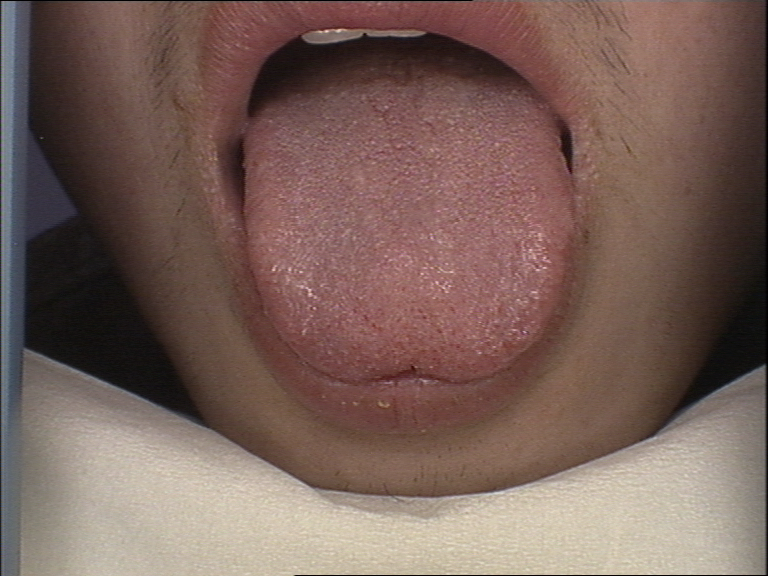
#> input picture data/dataset/102.bmp, 768 x 576 px
$ python -i image_analyzer.py   (imports and definitions only)
#> lines starting #> are read from the running program, lines starting #| are printed output that depends on the picture
import requests
import os
import cv2
import numpy as np
from collections import Counter

def analyze_tongue_image_local(segmented_image_path, original_image_path=None):
    """
    Local image analysis based on color, texture, and visual features.
    Provides health insights without requiring external API.
    """
#> called with segmented_image_path = '../data/dataset/102.bmp'
    img = cv2.imread(segmented_image_path)
#> img is the input picture: shape (576, 768, 3); mean B, G, R 89.8, 97.4, 121.4
    if img is None:
        return "Error: Could not read segmented image."

    # Convert to different color spaces for analysis
    img_rgb = cv2.cvtColor(img, cv2.COLOR_BGR2RGB)
    img_hsv = cv2.cvtColor(img, cv2.COLOR_BGR2HSV)
#> img_hsv: shape (576, 768, 3); mean H, S, V 29.8, 74.1, 122
    img_gray = cv2.cvtColor(img, cv2.COLOR_BGR2GRAY)
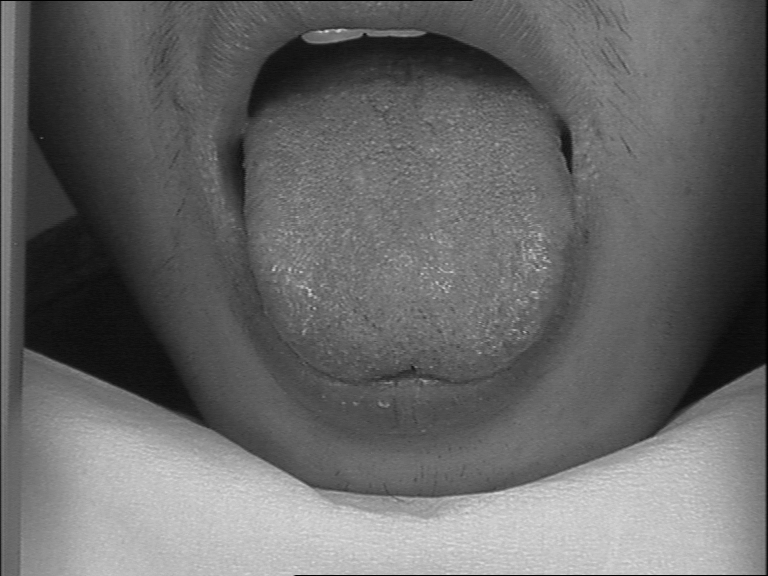
#> img_gray: shape (576, 768); min 0, max 223, mean 103.6

    # Create mask of non-black pixels (actual tongue area)
    # Use a very low threshold to catch any visible pixels
    mask = cv2.inRange(img_gray, 5, 255)
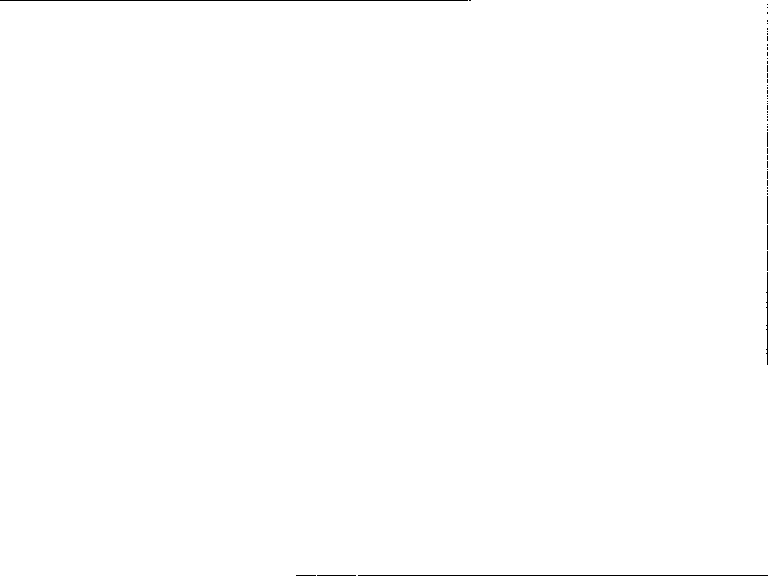
#> mask: shape (576, 768); 99.7% white; black in thin lines or dots
    tongue_pixels = img_rgb[mask > 0]

    # If segmented image has no visible tongue area, try using original image
    if len(tongue_pixels) < 100:  # Less than 100 pixels detected
        if original_image_path and os.path.exists(original_image_path):
            print("Segmented image has minimal content, analyzing original image instead...")
            img = cv2.imread(original_image_path)
            if img is not None:
                img_rgb = cv2.cvtColor(img, cv2.COLOR_BGR2RGB)
                img_hsv = cv2.cvtColor(img, cv2.COLOR_BGR2HSV)
                img_gray = cv2.cvtColor(img, cv2.COLOR_BGR2GRAY)
                # Use entire image for analysis
                mask = np.ones(img_gray.shape, dtype=np.uint8) * 255
                tongue_pixels = img_rgb.reshape(-1, 3)
        else:
            # If still no pixels, analyze the entire segmented image anyway
            print("Warning: Using entire image for analysis as segmentation may not be accurate")
            mask = np.ones(img_gray.shape, dtype=np.uint8) * 255
            tongue_pixels = img_rgb.reshape(-1, 3)

    if len(tongue_pixels) == 0:
        return "Error: Could not analyze image. Please ensure the image contains a visible tongue."

    # Analyze color characteristics with more detailed metrics
    avg_color = np.mean(tongue_pixels, axis=0)
#> avg_color = [121.7, 97.63, 90.06]
    r, g, b = avg_color
#> r = 121.7; g = 97.63; b = 90.06

    # Calculate color ratios for better analysis
    total_intensity = r + g + b
#> total_intensity = 309.4
    r_ratio = r / total_intensity if total_intensity > 0 else 0
#> r_ratio = 0.393
    g_ratio = g / total_intensity if total_intensity > 0 else 0
#> g_ratio = 0.316
    b_ratio = b / total_intensity if total_intensity > 0 else 0
#> b_ratio = 0.291

    # Analyze coating (white/yellow areas) with better detection
    hsv_pixels = img_hsv[mask > 0]
    saturation = np.mean(hsv_pixels[:, 1])
#> saturation = 73.72
    value = np.mean(hsv_pixels[:, 2])
#> value = 122.4
    hue = np.mean(hsv_pixels[:, 0])
#> hue = 29.76

    # Better white coating detection - check for light colors
    white_coating = np.sum((tongue_pixels[:, 0] > 180) & (tongue_pixels[:, 1] > 180) & (tongue_pixels[:, 2] > 180))
#> white_coating = 11389
    coating_percentage = (white_coating / len(tongue_pixels)) * 100
#> coating_percentage = 2.58

    # Better yellow coating detection - check HSV hue range for yellow (20-30)
    yellow_mask = (hsv_pixels[:, 0] >= 15) & (hsv_pixels[:, 0] <= 35) & (hsv_pixels[:, 1] > 50)
    yellow_coating = np.sum(yellow_mask)
#> yellow_coating = 4960
    yellow_percentage = (yellow_coating / len(tongue_pixels)) * 100
#> yellow_percentage = 1.12

    # Detect redness (inflammation indicators) - more nuanced
    redness = np.mean(tongue_pixels[:, 0])
#> redness = 121.7
    redness_std = np.std(tongue_pixels[:, 0])
#> redness_std = 49.09

    # Detect dryness (texture analysis using variance and other metrics)
    gray_tongue = img_gray[mask > 0]
    texture_variance = np.var(gray_tongue)
#> texture_variance = 2302.9
    texture_mean = np.mean(gray_tongue)
#> texture_mean = 103.9

    # Detect cracks (edge detection with adaptive thresholds)
    # Use adaptive thresholding for better edge detection
    adaptive_thresh = cv2.adaptiveThreshold(img_gray, 255, cv2.ADAPTIVE_THRESH_GAUSSIAN_C, cv2.THRESH_BINARY_INV, 11, 2)
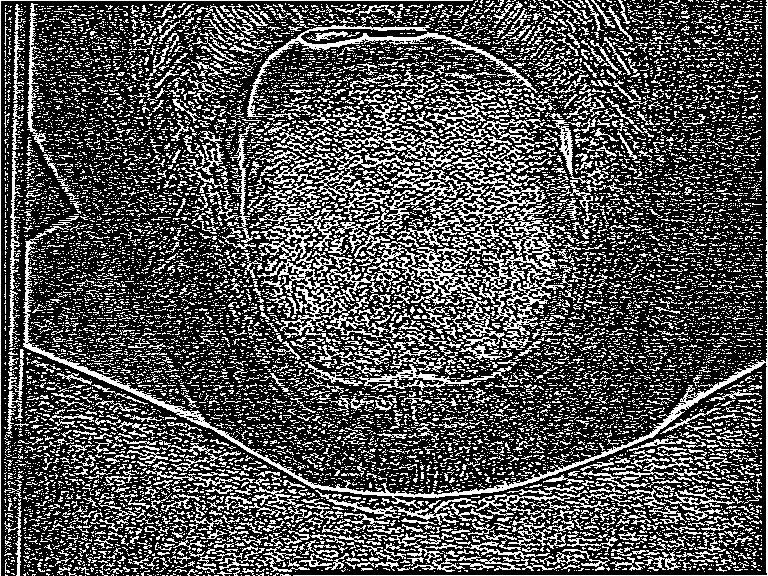
#> adaptive_thresh: shape (576, 768); 31.8% white in thin lines or dots
    edges = cv2.Canny(img_gray, 30, 100)
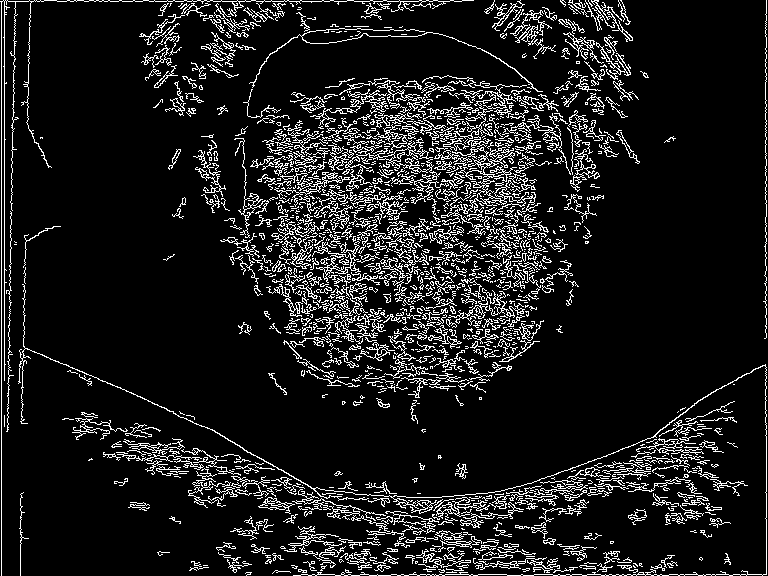
#> edges: shape (576, 768); 10.9% white in thin lines or dots
    edge_density = np.sum(edges > 0) / (img_gray.shape[0] * img_gray.shape[1])
#> edge_density = 0.109

    # Detect patches/spots (areas of different color)
    color_variance = np.var(tongue_pixels, axis=0)
#> color_variance = [2410.2, 2394.9, 2022.3]
    color_variance_total = np.sum(color_variance)
#> color_variance_total = 6827.4

    # Build analysis report with more nuanced conditions
    findings = []
    conditions = []
    recommendations = []

    # Enhanced Color analysis with more ranges
    if r > 200 and r_ratio > 0.45 and g < 140:
        findings.append("• Bright red/strawberry tongue color detected")
        conditions.append("Possible fever, inflammation, or infection")
        recommendations.append("Monitor body temperature, rest, and consider consulting a doctor if fever persists")
    elif r > 170 and r_ratio > 0.40:
        findings.append("• Reddish tongue color detected")
        conditions.append("Possible mild inflammation or increased body heat")
        recommendations.append("Stay hydrated, rest adequately, and monitor symptoms")
    elif r < 90 and g < 90 and b < 90:
        findings.append("• Very pale tongue color detected")
        conditions.append("Possible anemia, low energy, or circulation issues")
        recommendations.append("Consider checking iron levels, maintain balanced nutrition, and consult healthcare provider")
    elif r < 120 and g < 120:
        findings.append("• Pale tongue color detected")
        conditions.append("Possible mild anemia or low energy")
        recommendations.append("Ensure adequate iron intake and maintain balanced diet")
    elif r > 140 and r < 170 and g > 100 and g < 140:
        findings.append("• Normal pinkish-red tongue color")
        findings.append("• Healthy tongue coloration observed")
    else:
        findings.append(f"• Tongue color analysis: RGB({int(r)}, {int(g)}, {int(b)})")
        if r_ratio > 0.38:
            findings.append("• Slightly elevated red tone")

    # Enhanced Coating analysis
    if coating_percentage > 40:
        findings.append(f"• Heavy white coating detected ({coating_percentage:.1f}% coverage)")
        conditions.append("Possible digestive issues, oral thrush, or yeast infection")
        recommendations.append("Maintain strict oral hygiene, consider antifungal treatment, and review diet")
    elif coating_percentage > 25:
        findings.append(f"• Moderate white coating detected ({coating_percentage:.1f}% coverage)")
        conditions.append("Possible digestive concerns or mild oral issues")
        recommendations.append("Improve oral hygiene routine and consider dietary adjustments")
    elif coating_percentage > 12:
        findings.append(f"• Light white coating detected ({coating_percentage:.1f}% coverage)")
        conditions.append("Mild digestive concerns")
        recommendations.append("Stay hydrated, maintain good oral hygiene, and eat balanced meals")
    elif coating_percentage > 5:
        findings.append(f"• Minimal white coating ({coating_percentage:.1f}% coverage)")
        findings.append("• Generally healthy tongue appearance")
    else:
        findings.append("• Clean tongue surface with minimal coating")

    # Yellow coating analysis
    if yellow_percentage > 20:
        findings.append(f"• Significant yellow coating detected ({yellow_percentage:.1f}% coverage)")
        conditions.append("Possible heat-related conditions, digestive issues, or liver concerns")
        recommendations.append("Increase water intake, consume cooling foods, and consider liver health")
    elif yellow_percentage > 10:
        findings.append(f"• Light yellow coating detected ({yellow_percentage:.1f}% coverage)")
        conditions.append("Possible mild heat-related conditions")
        recommendations.append("Stay well-hydrated and avoid excessive spicy/heating foods")
    elif yellow_percentage > 3:
        findings.append(f"• Slight yellowish tint ({yellow_percentage:.1f}% coverage)")

    # Enhanced Dryness and Texture analysis
    if texture_variance < 300:
        findings.append("• Very smooth texture detected (severe dryness)")
        conditions.append("Significant dehydration")
        recommendations.append("Immediately increase water intake (10-12 glasses daily) and monitor hydration")
    elif texture_variance < 600:
        findings.append("• Smooth texture detected (moderate dryness)")
        conditions.append("Possible dehydration")
        recommendations.append("Increase daily water intake (aim for 8-10 glasses) and reduce caffeine/alcohol")
    elif texture_variance > 3000:
        findings.append("• Very rough texture detected")
        conditions.append("Possible severe dehydration or nutritional deficiency")
        recommendations.append("Stay well-hydrated, ensure adequate vitamin intake (especially B-complex), and consult healthcare provider")
    elif texture_variance > 1800:
        findings.append("• Rough texture detected")
        conditions.append("Possible dehydration or nutritional deficiency")
        recommendations.append("Increase hydration and ensure adequate vitamin intake")
    elif texture_variance > 800:
        findings.append("• Normal tongue texture")
    else:
        findings.append("• Slightly smooth texture")

    # Enhanced Crack detection
    if edge_density > 0.25:
        findings.append("• Multiple cracks/fissures detected (severe)")
        conditions.append("Possible severe dehydration or significant nutritional deficiency")
        recommendations.append("Increase hydration significantly, consider B-vitamin supplements, and consult healthcare provider")
    elif edge_density > 0.18:
        findings.append("• Visible cracks or fissures detected")
        conditions.append("Possible dehydration or nutritional deficiency")
        recommendations.append("Increase hydration and consider B-vitamin supplements")
    elif edge_density > 0.12:
        findings.append("• Minor surface irregularities detected")
        recommendations.append("Maintain adequate hydration")

    # Enhanced moisture assessment
    if value < 80:
        findings.append("• Very low brightness/moisture detected")
        conditions.append("Severe dehydration")
        recommendations.append("Drink water immediately and throughout the day, avoid dehydrating beverages")
    elif value < 110:
        findings.append("• Low brightness/moisture detected")
        conditions.append("Dehydration")
        recommendations.append("Increase water intake significantly (8-10 glasses daily)")
    elif value > 180:
        findings.append("• Good moisture levels detected")
    elif value > 140:
        findings.append("• Adequate moisture levels")

    # Additional analysis based on saturation
    if saturation < 30:
        findings.append("• Low color saturation (possible coating or dryness)")
    elif saturation > 80:
        findings.append("• High color saturation (vibrant tongue appearance)")

    # Color variance analysis for patches
    if color_variance_total > 5000:
        findings.append("• Uneven coloration detected (possible patches or spots)")
        conditions.append("Possible oral health concerns or localized issues")
        recommendations.append("Monitor for changes and consider dental/medical consultation")

    # Build final report
    report = "VISUAL ANALYSIS FINDINGS:\n\n"
    report += "Tongue Characteristics:\n"
    report += "\n".join(findings)

    if conditions:
        report += "\n\nPOSSIBLE CONDITIONS INDICATED:\n"
        report += "\n".join([f"• {c}" for c in conditions])

    if recommendations:
        report += "\n\nRECOMMENDATIONS:\n"
        report += "\n".join([f"• {r}" for r in recommendations])

    report += "\n\n⚠️ IMPORTANT DISCLAIMER:\n"
    report += "This analysis is based on visual characteristics only and is NOT a medical diagnosis. "
    report += "If you experience persistent symptoms or concerns, please consult with a qualified healthcare professional."

    return report


# [66 lines left out: function analyze_tongue_image, not called in this run]

>>> result = analyze_tongue_image_local('../data/dataset/102.bmp')

$ run again, on data/dataset/104.bmp
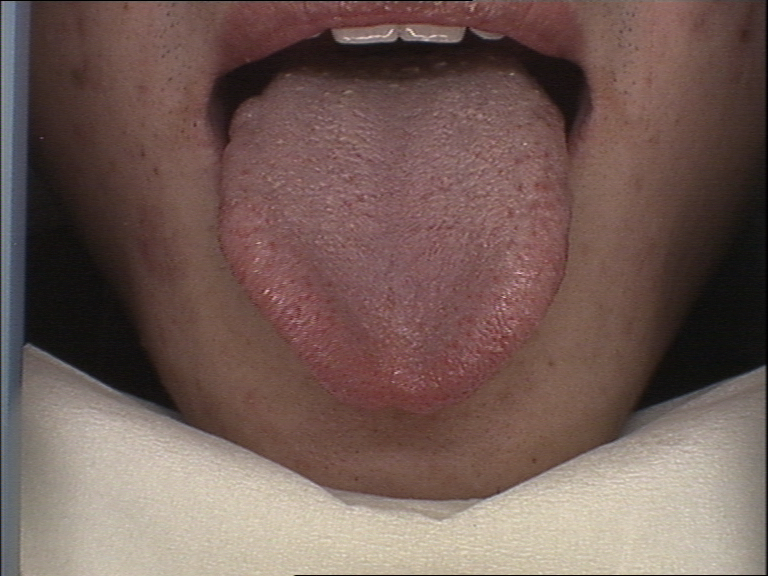
#> input picture data/dataset/104.bmp, 768 x 576 px
#> in analyze_tongue_image_local, img is the input picture: shape (576, 768, 3); mean B, G, R 86.9, 93.2, 115.3
#> img_hsv: shape (576, 768, 3); mean H, S, V 34, 71.3, 115.9
#> mask: shape (576, 768); 99.7% white; black in thin lines or dots
#> avg_color = [115.6, 93.44, 87.13]
#> r = 115.6; g = 93.44; b = 87.13
#> total_intensity = 296.2
#> r_ratio = 0.39
#> g_ratio = 0.315
#> b_ratio = 0.294
#> saturation = 71.01
#> value = 116.2
#> hue = 34
#> white_coating = 13110
#> coating_percentage = 2.97
#> yellow_coating = 5097
#> yellow_percentage = 1.16
#> redness = 115.6
#> redness_std = 50.72
#> texture_variance = 2517.4
#> texture_mean = 99.31
#> in analyze_tongue_image_local, `adaptive_thresh = cv2.adaptiveThreshold(img_gray, 255, cv2.ADAPTIVE_TH..`:
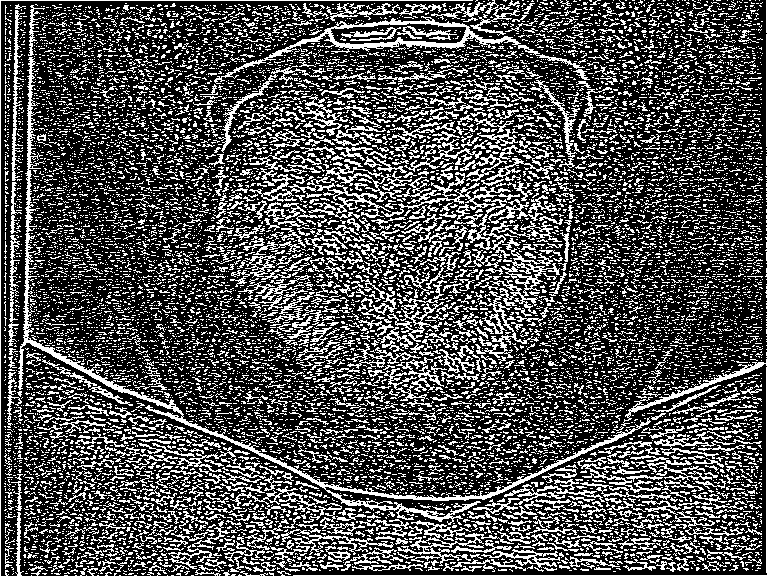
#> adaptive_thresh: shape (576, 768); 30.9% white in thin lines or dots
#> in analyze_tongue_image_local, `edges = cv2.Canny(img_gray, 30, 100)`:
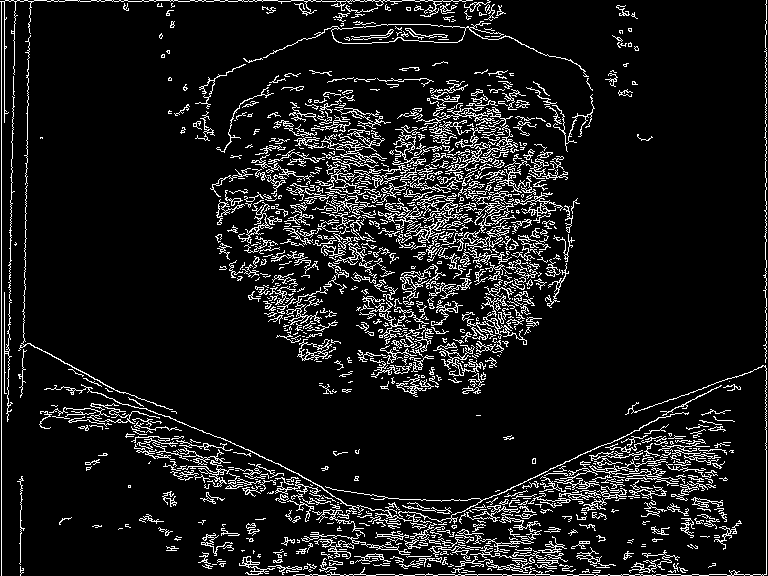
#> edges: shape (576, 768); 9.9% white in thin lines or dots
#> edge_density = 0.0989
#> color_variance = [2572.1, 2625.6, 2207.3]
#> color_variance_total = 7405

$ run again, on data/dataset/105.bmp
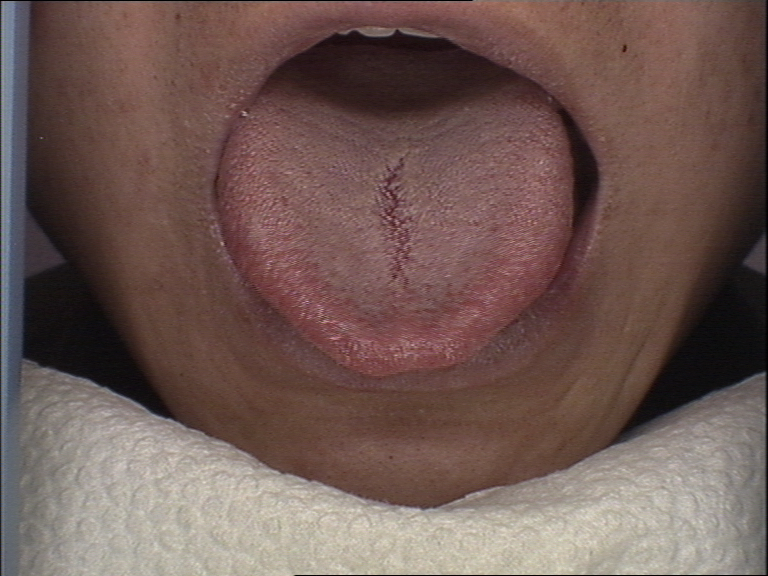
#> input picture data/dataset/105.bmp, 768 x 576 px
#> in analyze_tongue_image_local, img is the input picture: shape (576, 768, 3); mean B, G, R 84.4, 89.8, 112.2
#> img_hsv: shape (576, 768, 3); mean H, S, V 38.8, 73.4, 112.8
#> mask: shape (576, 768); 99.7% white; black in thin lines or dots
#> avg_color = [112.5, 90, 84.61]
#> r = 112.5; g = 90; b = 84.61
#> total_intensity = 287.1
#> r_ratio = 0.392
#> g_ratio = 0.314
#> b_ratio = 0.295
#> saturation = 73.01
#> value = 113.1
#> hue = 38.72
#> white_coating = 6164
#> coating_percentage = 1.4
#> yellow_coating = 749
#> yellow_percentage = 0.17
#> redness = 112.5
#> redness_std = 43.33
#> texture_variance = 1959.3
#> texture_mean = 96.05
#> in analyze_tongue_image_local, `adaptive_thresh = cv2.adaptiveThreshold(img_gray, 255, cv2.ADAPTIVE_TH..`:
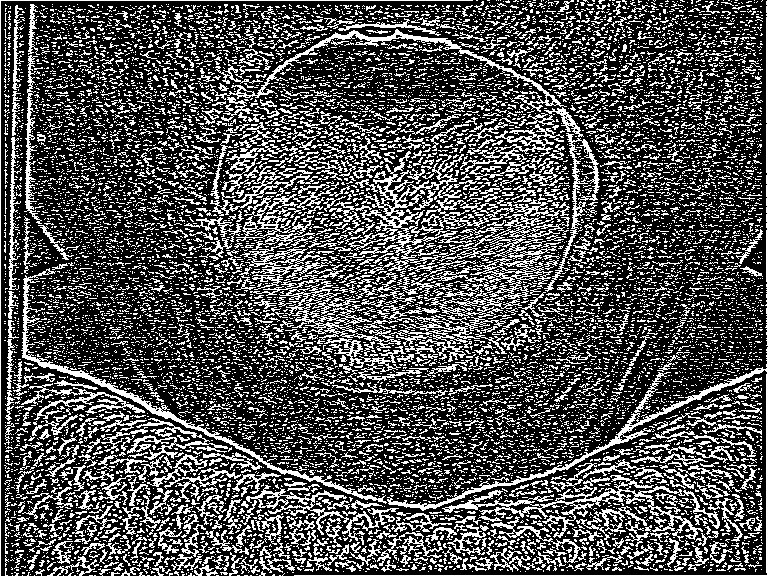
#> adaptive_thresh: shape (576, 768); 31.4% white in thin lines or dots
#> in analyze_tongue_image_local, `edges = cv2.Canny(img_gray, 30, 100)`:
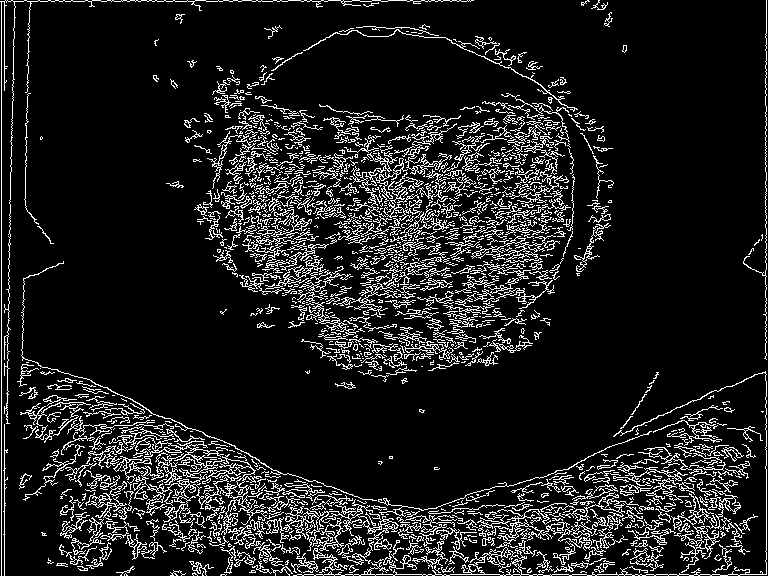
#> edges: shape (576, 768); 11.7% white in thin lines or dots
#> edge_density = 0.117
#> color_variance = [1877.4, 2096.6, 1884.2]
#> color_variance_total = 5858.2
